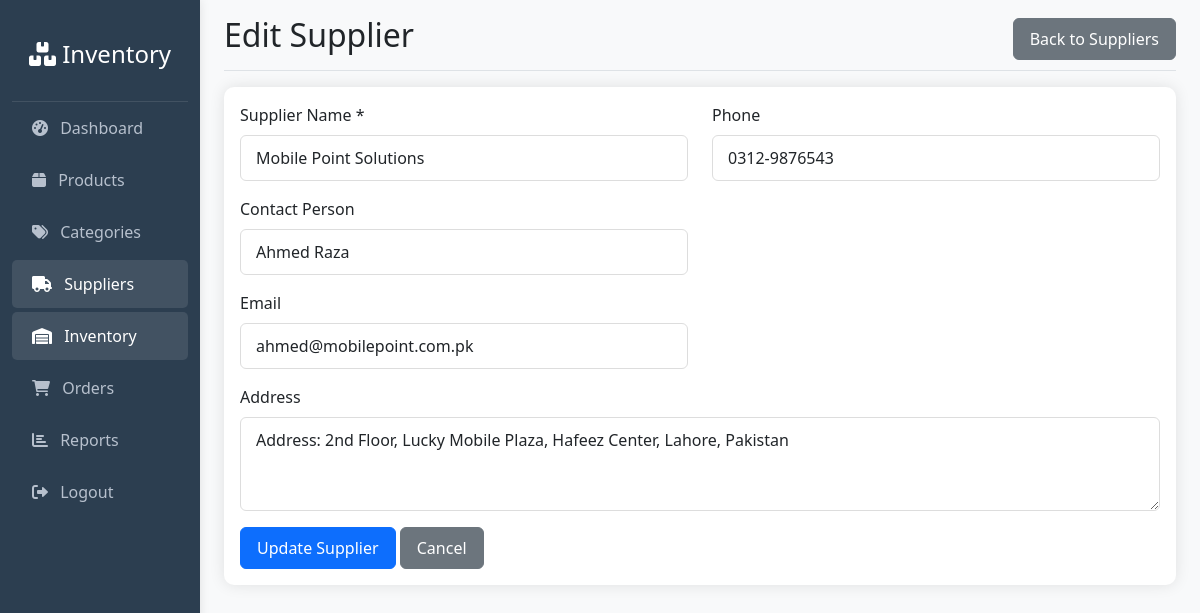
Screenshot of /modules/suppliers/edit.php?id=2 with the database file from the repository.
### tables this page shows
CREATE TABLE `suppliers` (
  `id` int(11) NOT NULL,
  `name` varchar(100) NOT NULL,
  `contact_person` varchar(100) DEFAULT NULL,
  `email` varchar(100) DEFAULT NULL,
  `phone` varchar(20) DEFAULT NULL,
  `address` text DEFAULT NULL,
  `created_at` timestamp NOT NULL DEFAULT current_timestamp()
);

### modules/suppliers/edit.php (the view, shortened to what this page needs)
<?php
$database = new Database();
$conn = $database->getConnection();
$supplier_id = $_GET['id'];
$query = "SELECT * FROM suppliers WHERE id = :id";
$stmt = $conn->prepare($query);
$stmt->bindParam(':id', $supplier_id);
$stmt->execute();
$supplier = $stmt->fetch(PDO::FETCH_ASSOC);
require_once '../../includes/header.php';
require_once '../../includes/sidebar.php';
?>
<main class="col-md-9 ms-sm-auto col-lg-10 px-md-4">
    <div class="d-flex justify-content-between flex-wrap flex-md-nowrap align-items-center pt-3 pb-2 mb-3 border-bottom">
        <h1 class="h2">Edit Supplier</h1>
        <a href="index.php" class="btn btn-secondary">Back to Suppliers</a>
    </div>
    <div class="card">
        <div class="card-body">
            <form method="POST" action="">
                <div class="row">
                    <div class="col-md-6">
                        <div class="mb-3">
                            <label for="name" class="form-label">Supplier Name *</label>
                            <input type="text" class="form-control" id="name" name="name"
                                   value="<?php echo htmlspecialchars($supplier['name']); ?>" required>
                        </div>
                        <div class="mb-3">
                            <label for="contact_person" class="form-label">Contact Person</label>
                            <input type="text" class="form-control" id="contact_person" name="contact_person"
                                   value="<?php echo htmlspecialchars($supplier['contact_person']); ?>">
                        </div>
                        <div class="mb-3">
                            <label for="email" class="form-label">Email</label>
                            <input type="email" class="form-control" id="email" name="email"
                                   value="<?php echo htmlspecialchars($supplier['email']); ?>">
                        </div>
                    </div>
                    <div class="col-md-6">
                        <div class="mb-3">
                            <label for="phone" class="form-label">Phone</label>
                            <input type="text" class="form-control" id="phone" name="phone"
                                   value="<?php echo htmlspecialchars($supplier['phone']); ?>">
                        </div>
                    </div>
                </div>
                <div class="mb-3">
                    <label for="address" class="form-label">Address</label>
                    <textarea class="form-control" id="address" name="address" rows="3"><?php echo htmlspecialchars($supplier['address']); ?></textarea>
                </div>
                <button type="submit" class="btn btn-primary">Update Supplier</button>
                <a href="index.php" class="btn btn-secondary">Cancel</a>
            </form>
        </div>
    </div>
</main>
<?php require_once '../../includes/footer.php'; ?>

### assets/css/style.css (style rules this page uses)
:root { --primary-color: #3498db; --secondary-color: #2c3e50; --success-color: #27ae60; --danger-color: #e74c3c; --warning-color: #f39c12; --info-color: #17a2b8; }
body { font-family: 'Segoe UI', Tahoma, Geneva, Verdana, sans-serif; background-color: #f8f9fa; }
.card { border: none; box-shadow: 0 0 15px rgba(0,0,0,0.1); border-radius: 10px; margin-bottom: 20px; }
.btn { border-radius: 6px; padding: 8px 16px; font-weight: 500; }
.form-control, .form-select { border-radius: 6px; border: 1px solid #ddd; padding: 10px 15px; }

### rows the page displays
suppliers: name "Mobile Point Solutions", contact_person "Ahmed Raza", email "ahmed@mobilepoint.com.pk", phone "0312-9876543", address "Address: 2nd Floor, Lucky Mobile Plaza, Hafeez Center, Lahore, Pakistan"
